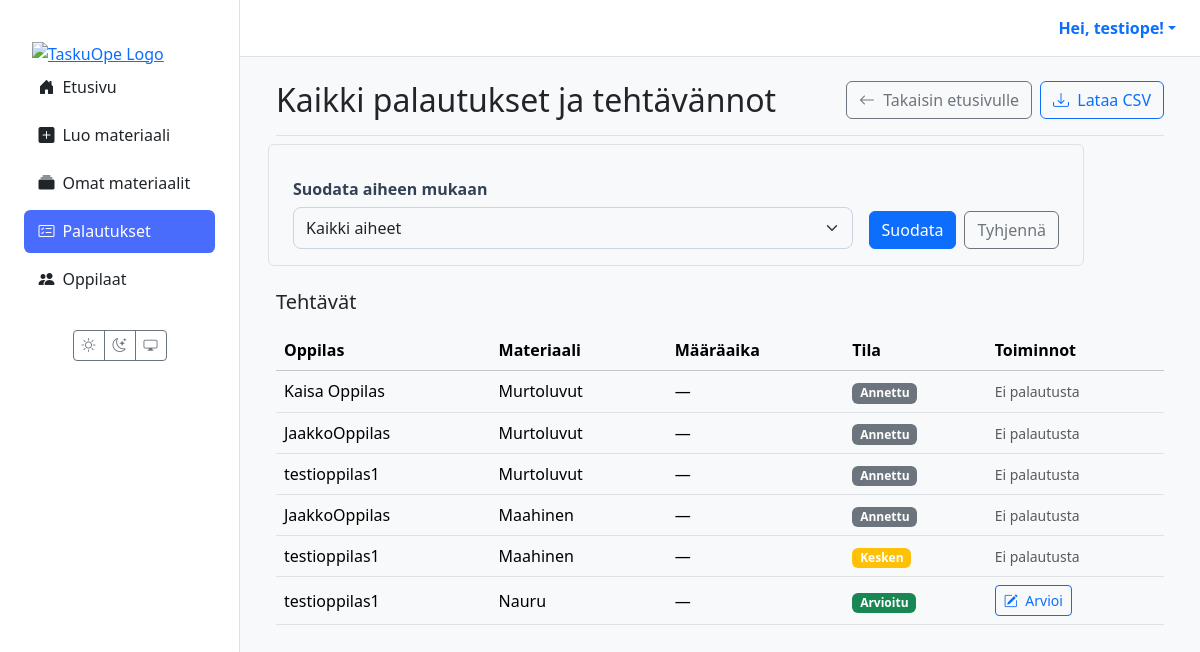
The page /palautukset/ (signed in) on the database as committed earlier.
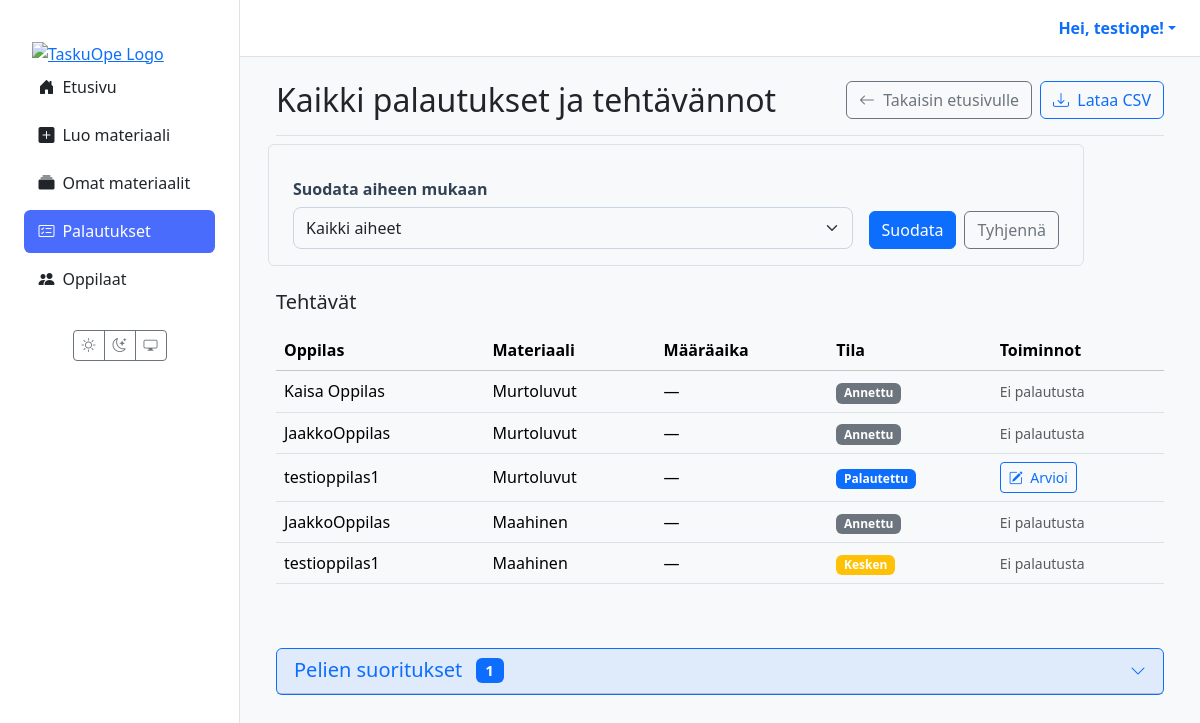
The same page on the database as committed later.
### materials/models.py (models this page shows, shortened)
class Assignment(models.Model):
    class Status(models.TextChoices):
        ASSIGNED = "ASSIGNED", _("Annettu")
        IN_PROGRESS = "IN_PROGRESS", _("Kesken")
        SUBMITTED = "SUBMITTED", _("Palautettu")
        GRADED = "GRADED", _("Arvioitu")
    id = models.UUIDField(primary_key=True, default=uuid.uuid4, editable=False)
    material = models.ForeignKey(Material, on_delete=models.CASCADE, verbose_name=_("Materiaali"))
    student = models.ForeignKey(
        settings.AUTH_USER_MODEL,
        related_name='assignments',
        on_delete=models.CASCADE,
        limit_choices_to={'role': 'STUDENT'},
        verbose_name=_("Oppilas"),
    )
    assigned_by = models.ForeignKey(
        settings.AUTH_USER_MODEL,
        related_name='assigned_tasks',
        on_delete=models.CASCADE,
        limit_choices_to={'role': 'TEACHER'},
        verbose_name=_("Antanut opettaja"),
    )
    due_at = models.DateTimeField(null=True, blank=True, verbose_name=_("Määräaika"))
    status = models.CharField(max_length=20, choices=Status.choices, default=Status.ASSIGNED, verbose_name=_("Tila"))
    draft_response = models.TextField(blank=True, null=True, verbose_name=_("Luonnosvastaus"))
    created_at = models.DateTimeField(auto_now_add=True, verbose_name=_("Luotu"))
    class Meta:
        constraints = [
            models.UniqueConstraint(fields=['material', 'student'], name='unique_assignment_per_student'),
        ]
        indexes = [
            models.Index(fields=['status']),
            models.Index(fields=['due_at']),
            models.Index(fields=['student']),
            models.Index(fields=['assigned_by']),
        ]
        verbose_name = _("Tehtävänanto")
        verbose_name_plural = _("Tehtävänannot")

class Material(models.Model):
    class MaterialType(models.TextChoices):
        TASK = 'tehtävä', _('Tehtävä')
        LEARNING_MATERIAL = 'oppimateriaali', _('Oppimateriaali')
        TEST = 'testi', _('Testi')
        EXAM = 'koe', _('Koe')
        GAME = 'peli', _('Peli')
    class Status(models.TextChoices):
        DRAFT = 'DRAFT', _('Luonnos')
        PENDING_APPROVAL = 'PENDING', _('Odottaa hyväksyntää')
        APPROVED = 'APPROVED', _('Hyväksytty')
        REJECTED = 'REJECTED', _('Hylätty')
    GRADE_CHOICES = [(str(i), f"{i}. luokka") for i in range(1, 7)]
    id = models.UUIDField(primary_key=True, default=uuid.uuid4, editable=False)
    title = models.CharField(max_length=255, verbose_name=_("Otsikko"))
    content = models.TextField(
        verbose_name=_("Sisältö"),
        help_text=_("Raakasisältö, esim. AI:n tuottama teksti.")
    )
    structured_content = models.JSONField(
        null=True,
        blank=True,
        verbose_name=_("Jäsennelty sisältö"),
        help_text=_("Esim. monivalinnat tai tehtävän rakenne JSON-muodossa.")
    )
    material_type = models.CharField(
        max_length=50,
        choices=MaterialType.choices,
        default=MaterialType.TASK,
        verbose_name=_("Materiaalin tyyppi"),
    )
    subject = models.CharField(max_length=100, null=True, blank=True, verbose_name=_("Aine"))
    grade_level = models.CharField(
        max_length=20,
        choices=GRADE_CHOICES,
        null=True,
        blank=True,
        verbose_name=_("Luokka-aste"),
    )
    audience = models.JSONField(
        null=True,
        blank=True,
        verbose_name=_("Kohderyhmä"),
        help_text=_("Esim. {'learning_styles': ['visuaalinen'], 'languages': ['fi']}")
    )
    author = models.ForeignKey(
        settings.AUTH_USER_MODEL,
        related_name='authored_materials',
        on_delete=models.CASCADE,
        limit_choices_to={'role': 'TEACHER'},
        verbose_name=_("Tekijä (opettaja)"),
    )
    prompt = models.ForeignKey(
        Prompt,
        on_delete=models.SET_NULL,
        null=True,
        blank=True,
        verbose_name=_("Kehoite"),
    )
    status = models.CharField(
        max_length=50,
        choices=Status.choices,
        default=Status.DRAFT,
        verbose_name=_("Tila"),
    )
    version = models.IntegerField(default=1, verbose_name=_("Versio"))
    parent = models.ForeignKey(
        'self',
        on_delete=models.SET_NULL,
        null=True,
        blank=True,
        related_name='versions',
        verbose_name=_("Edellinen versio"),
    )
    created_at = models.DateTimeField(auto_now_add=True, verbose_name=_("Luotu"))
    updated_at = models.DateTimeField(auto_now=True, verbose_name=_("Päivitetty"))
    class Meta:
        verbose_name = _("Materiaali")
        verbose_name_plural = _("Materiaalit")

### users/models.py (models this page shows, shortened)
class CustomUser(AbstractUser):
    class Role(models.TextChoices):
        TEACHER = 'TEACHER', 'Teacher'
        STUDENT = 'STUDENT', 'Student'
    role = models.CharField(max_length=50, choices=Role.choices, default=Role.STUDENT)
    grade_class = models.PositiveSmallIntegerField(
        verbose_name="Luokka-aste",
        null=True,
        blank=True,
        choices=[(i, f"{i}. luokka") for i in range(1, 7)]
    )
    profile_image = models.ImageField(
        verbose_name="Profiilikuva",
        upload_to='profile_pics/',
        null=True,
        blank=True
    )

### materials/views.py (the view, shortened to what this page needs)
# urls.py: path("palautukset/", views.view_all_submissions_view, name="view_all_submissions"),
@login_required(login_url='kirjaudu')
def view_all_submissions_view(request):
    if request.user.role != 'TEACHER':
        messages.error(request, "Vain opettajat voivat nähdä tämän sivun.")
        return redirect('dashboard')
    q = (request.GET.get("q") or "").strip()
    st = request.GET.get("status")  # SUBMITTED | GRADED | None
    base = (Assignment.objects
            .filter(assigned_by=request.user)
            .select_related('material', 'student')
            .order_by('-created_at'))
    if st in ("SUBMITTED", "GRADED"):
        base = base.filter(status=st)
    normal_assignments = base.exclude(material__material_type='peli')
    game_assignments = base.filter(material__material_type='peli')
    page = Paginator(normal_assignments, 20).get_page(request.GET.get("page"))
    games_list = list(game_assignments[:50])  # Rajoita max 50 peliä
    return render(request, 'assignments/submissions_list.html', {
        'assignments': page,  # Normaalit tehtävät (paginated)
        'games': games_list,  # Pelit (ei sivutusta)
        'q': q,
        'status': st or "",
    })

### templates/assignments/submissions_list.html (shortened to what this page needs)
{% extends 'partials/base.html' %}
{% load static %}
{% block content %}
<div class="container-fluid">
  <div class="d-flex flex-wrap gap-2 justify-content-between align-items-center mb-4 border-bottom pb-3">
    <h1 class="h2 mb-0">Kaikki palautukset ja tehtävännot</h1>
    <div class="d-flex gap-2">
      <a href="{% url 'dashboard' %}" class="btn btn-outline-secondary">
        <i class="bi bi-arrow-left me-1"></i> Takaisin etusivulle
      </a>
      <a class="btn btn-outline-primary"
         href="{% url 'export_submissions_csv' %}?q={{ q|urlencode }}&status={{ status|urlencode }}">
         <i class="bi bi-download me-1"></i> Lataa CSV
      </a>
    </div>
  </div>
  <div style="max-width: 800px;" class="mb-4">
    <form method="get" class="row g-3 align-items-end p-3 rounded border">
      <div class="col-md">
        <label for="subject-filter" class="form-label fw-bold">Suodata aiheen mukaan</label>
        <select name="subject" id="subject-filter" class="form-select">
          <option value="">Kaikki aiheet</option>
        </select>
      </div>
      <div class="col-md-auto">
        <div class="d-flex gap-2">
          <button type="submit" class="btn btn-primary">Suodata</button>
          <a href="{% url 'material_list' %}" class="btn btn-outline-secondary">Tyhjennä</a>
        </div>
      </div>
    </form>
  </div>
  <section class="assignments-list mb-5">
    <h5 class="mb-3">Tehtävät</h5>
    {% if assignments %}
    <div class="table-responsive">
      <table class="table table-hover align-middle tasks">
        <thead class="table-light">
          <tr>
            <th scope="col">Oppilas</th>
            <th scope="col">Materiaali</th>
            <th scope="col">Määräaika</th>
            <th scope="col">Tila</th>
            <th scope="col">Toiminnot</th>
          </tr>
        </thead>
        <tbody>
          {% for assignment in assignments %}
          <tr>
            <td data-label="Oppilas">{{ assignment.student.get_full_name|default:assignment.student.username }}</td>
            <td data-label="Materiaali">{{ assignment.material.title }}</td>
            <td data-label="Määräaika">{{ assignment.due_at|date:"d.m.Y H:i"|default:"—" }}</td>
            <td data-label="Tila">
              <span class="badge
                {% if assignment.status == 'GRADED' %}bg-success
                {% elif assignment.status == 'SUBMITTED' %}bg-primary
                {% elif assignment.status == 'IN_PROGRESS' %}bg-warning
                {% else %}bg-secondary{% endif %}">
                {{ assignment.get_status_display }}
              </span>
            </td>
            <td data-label="Toiminnot">
              {% if assignment.status in 'SUBMITTED,GRADED' %}
                {% with sub=assignment.submissions.last %}
                  {% if sub %}
                    <a href="{% url 'grade_submission' submission_id=sub.id %}"
                       class="btn btn-sm btn-outline-primary">
                      <i class="bi bi-pencil-square me-1"></i> Arvioi
                    </a>
                  {% endif %}
                {% endwith %}
              {% else %}
                <span class="text-muted small">Ei palautusta</span>
              {% endif %}
            </td>
          </tr>
          {% endfor %}
        </tbody>
      </table>
    </div>
    {% endif %}
  </section>
  {% if games %}
  <section class="games-section">
    <div class="card border-primary">
      <div class="card-header bg-primary bg-opacity-10">
        <button class="btn btn-link w-100 text-start text-decoration-none p-0"
                type="button"
                data-bs-toggle="collapse"
                data-bs-target="#gamesCollapse"
                aria-expanded="false"
                aria-controls="gamesCollapse">
          <div class="d-flex justify-content-between align-items-center">
            <h5 class="mb-0">
              </i>Pelien suoritukset
              <span class="badge bg-primary ms-2">{{ games|length }}</span>
            </h5>
            <i class="bi bi-chevron-down"></i>
          </div>
        </button>
      </div>
    </div>
  </section>
  {% endif %}
</div>
{% endblock %}

Rows that differ between the two databases and show on the page:
removed Assignment: student.get_full_name "testioppilas1", material "Nauru", due_at "—", status "Arvioitu"
changed Assignment: status "Annettu" → "Palautettu"; status "Ei palautusta" → "Arvioi"
Other text that changed with them:
{{ games|length }}: (not shown) → "1"
text now shown: "Pelien suoritukset"
